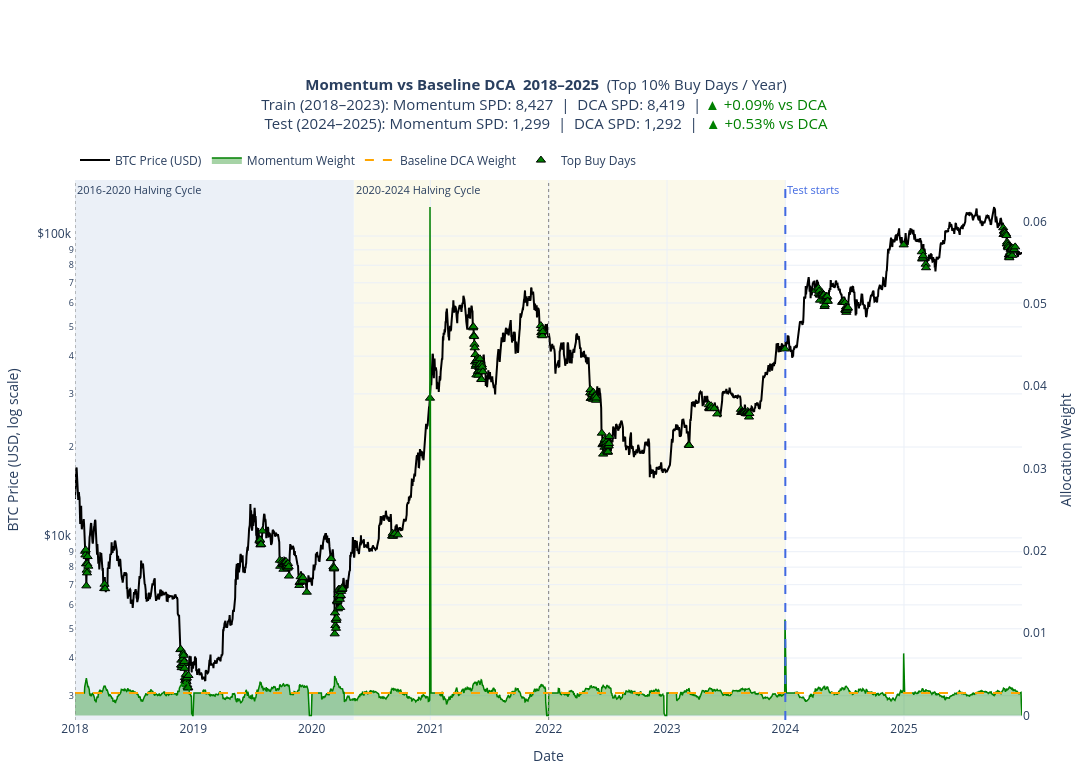

Write notebook code for a chart like this one.
### Code cell
combined_plot_df = pd.concat([plot_df, test_plot_df]).sort_values("date").reset_index(drop=True)

cols = plots.StrategyColumns(
    weight="momentum_weight",
    spd="sats_per_dollar_dynamic",
    sats_accum="sats_accum_dynamic",
)

# Full period
full_plot = plots.plot_strategy_full_period(
    combined_plot_df, cols, 
    "Momentum", 
    date_range=("2018-01-01", str(combined_plot_df["date"].max().date())),
    test_start_date="2024-01-01"
)
plt.show()

### Figure 1 — Plotly figure (JSON) as saved in the notebook; plotly's stock layout.template omitted (floating-point values rounded to 4 significant figures; data arrays with more than 128 entries replaced by an {"elided": "..."} marker saying what was removed)
{"data": [{"customdata": {"elided": "2920x8 mixed values"}, "hovertemplate": "<b>Date</b>: %{x|%Y-%m-%d}<br><b>Year</b>: %{customdata[0]}<br><b>Cycle</b>: %{customdata[1]}<br><b>BTC Price</b>: $%{y:,.2f}<br><b>Momentum Weight</b>: %{customdata[2]:.8f}<br><b>DCA Weight</b>: %{customdata[3]:.8f}<br><b>Momentum sats/$</b>: %{customdata[4]:,.2f}<br><b>DCA sats/$</b>: %{customdata[5]:,.2f}<br><b>Momentum sats accum.</b>: %{customdata[6]:,.2f}<br><b>DCA sats accum.</b>: %{customdata[7]:,.2f}<extra></extra>", "line": {"color": "black", "width": 2}, "mode": "lines", "name": "BTC Price (USD)", "type": "scatter", "x": {"elided": "2920 str values"}, "y": {"elided": "2920 float values"}, "yaxis": "y"}, {"customdata": {"elided": "2920x5 mixed values"}, "fill": "tozeroy", "fillcolor": "rgba(0, 128, 0, 0.35)", "hovertemplate": "<b>Date</b>: %{x|%Y-%m-%d}<br><b>Year</b>: %{customdata[0]}<br><b>Cycle</b>: %{customdata[1]}<br><b>Momentum Weight</b>: %{y:.8f}<br><b>BTC Price</b>: $%{customdata[2]:,.2f}<br><b>Momentum sats/$</b>: %{customdata[3]:,.2f}<br><b>Momentum sats accum.</b>: %{customdata[4]:,.2f}<extra></extra>", "line": {"color": "green", "width": 1.5}, "mode": "lines", "name": "Momentum Weight", "type": "scatter", "x": {"elided": "2920 str values"}, "y": {"elided": "2920 float values"}, "yaxis": "y2"}, {"customdata": {"elided": "2920x5 mixed values"}, "hovertemplate": "<b>Date</b>: %{x|%Y-%m-%d}<br><b>Year</b>: %{customdata[0]}<br><b>Cycle</b>: %{customdata[1]}<br><b>DCA Weight</b>: %{y:.8f}<br><b>BTC Price</b>: $%{customdata[2]:,.2f}<br><b>DCA sats/$</b>: %{customdata[3]:,.2f}<br><b>DCA sats accum.</b>: %{customdata[4]:,.2f}<extra></extra>", "line": {"color": "orange", "dash": "dash", "width": 2}, "mode": "lines", "name": "Baseline DCA Weight", "type": "scatter", "x": {"elided": "2920 str values"}, "y": {"elided": "2920 float values"}, "yaxis": "y2"}, {"customdata": {"elided": "296x3 float values"}, "hovertemplate": "<b>Top Buy Date</b>: %{x|%Y-%m-%d}<br><b>Year</b>: %{customdata[0]}<br><b>BTC Price</b>: $%{y:,.2f}<br><b>Momentum Weight</b>: %{customdata[1]:.8f}<br><b>Year Threshold</b>: %{customdata[2]:.8f}<extra></extra>", "marker": {"color": "green", "line": {"color": "black", "width": 1}, "size": 8, "symbol": "triangle-up"}, "mode": "markers", "name": "Top Buy Days", "type": "scatter", "x": {"elided": "296 str values"}, "y": {"elided": "296 float values"}, "yaxis": "y"}], "layout": {"annotations": [{"font": {"size": 11}, "showarrow": false, "text": "2016-2020 Halving Cycle", "x": "2018-01-01T00:00:00", "xanchor": "left", "xref": "x", "y": 1, "yanchor": "top", "yref": "y domain"}, {"font": {"size": 11}, "showarrow": false, "text": "2020-2024 Halving Cycle", "x": "2020-05-11T00:00:00", "xanchor": "left", "xref": "x", "y": 1, "yanchor": "top", "yref": "y domain"}, {"font": {"color": "royalblue", "size": 11}, "showarrow": false, "text": "Test starts", "x": 1704067200000, "xanchor": "left", "xref": "x", "y": 1, "yanchor": "top", "yref": "y domain"}], "height": 780, "hovermode": "x unified", "legend": {"orientation": "h", "x": 0, "xanchor": "left", "y": 1.01, "yanchor": "bottom"}, "margin": {"b": 60, "l": 70, "r": 70, "t": 180}, "shapes": [{"fillcolor": "rgba(176, 196, 222, 0.25)", "layer": "below", "line": {"width": 0}, "opacity": 1, "type": "rect", "x0": "2018-01-01T00:00:00", "x1": "2020-05-10T00:00:00", "xref": "x", "y0": 0, "y1": 1, "yref": "y domain"}, {"fillcolor": "rgba(238, 232, 170, 0.25)", "layer": "below", "line": {"width": 0}, "opacity": 1, "type": "rect", "x0": "2020-05-11T00:00:00", "x1": "2023-12-31T00:00:00", "xref": "x", "y0": 0, "y1": 1, "yref": "y domain"}, {"line": {"color": "gray", "dash": "dot", "width": 1}, "type": "line", "x0": "2010-08-16T00:00:00", "x1": "2010-08-16T00:00:00", "xref": "x", "y0": 0, "y1": 1, "yref": "y domain"}, {"line": {"color": "gray", "dash": "dot", "width": 1}, "type": "line", "x0": "2014-01-01T00:00:00", "x1": "2014-01-01T00:00:00", "xref": "x", "y0": 0, "y1": 1, "yref": "y domain"}, {"line": {"color": "gray", "dash": "dot", "width": 1}, "type": "line", "x0": "2018-01-01T00:00:00", "x1": "2018-01-01T00:00:00", "xref": "x", "y0": 0, "y1": 1, "yref": "y domain"}, {"line": {"color": "gray", "dash": "dot", "width": 1}, "type": "line", "x0": "2022-01-01T00:00:00", "x1": "2022-01-01T00:00:00", "xref": "x", "y0": 0, "y1": 1, "yref": "y domain"}, {"line": {"color": "royalblue", "dash": "dash", "width": 2}, "type": "line", "x0": 1704067200000, "x1": 1704067200000, "xref": "x", "y0": 0, "y1": 1, "yref": "y domain"}], "title": {"font": {"size": 15}, "text": "<b>Momentum vs Baseline DCA  2018–2025</b>  (Top 10% Buy Days / Year)<br>Train (2018–2023): Momentum SPD: 8,427  |  DCA SPD: 8,419  | <span style='color:green;'>▲ +0.09% vs DCA</span> <br>Test (2024–2025): Momentum SPD: 1,299  |  DCA SPD: 1,292  |  <span style='color:green;'>▲ +0.53% vs DCA</span>", "x": 0.5}, "width": 1450, "xaxis": {"range": ["2018-01-01T00:00:00", "2025-12-31T00:00:00"], "showgrid": true, "title": {"text": "Date"}}, "yaxis": {"showgrid": true, "side": "left", "tickprefix": "$", "title": {"text": "BTC Price (USD, log scale)"}, "type": "log"}, "yaxis2": {"overlaying": "y", "showgrid": false, "side": "right", "title": {"text": "Allocation Weight"}}}}
